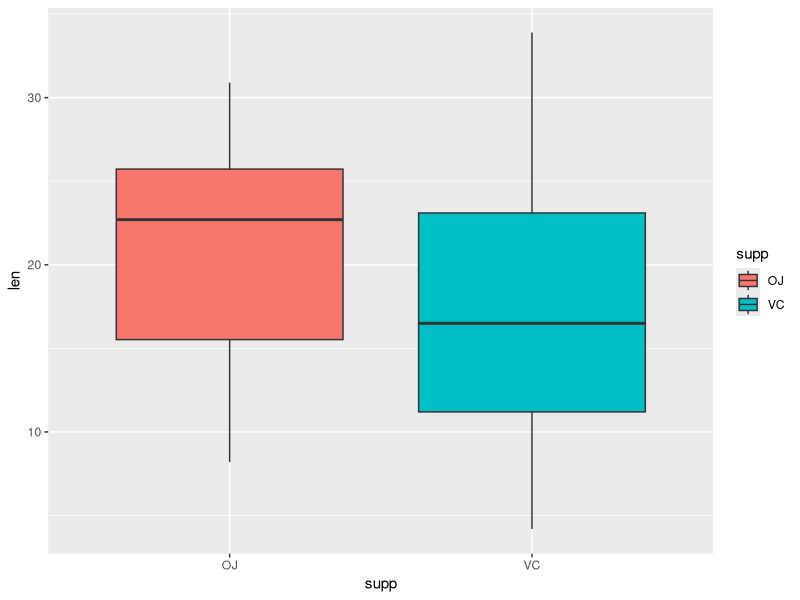
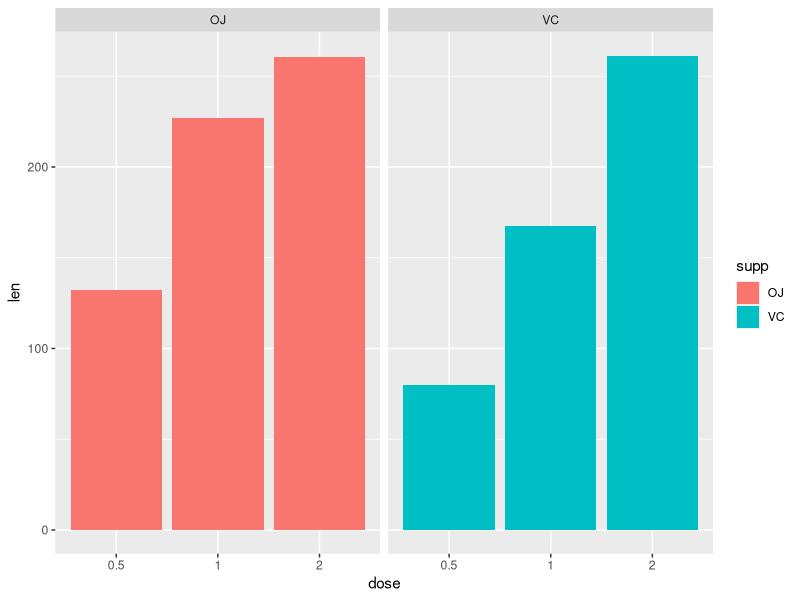
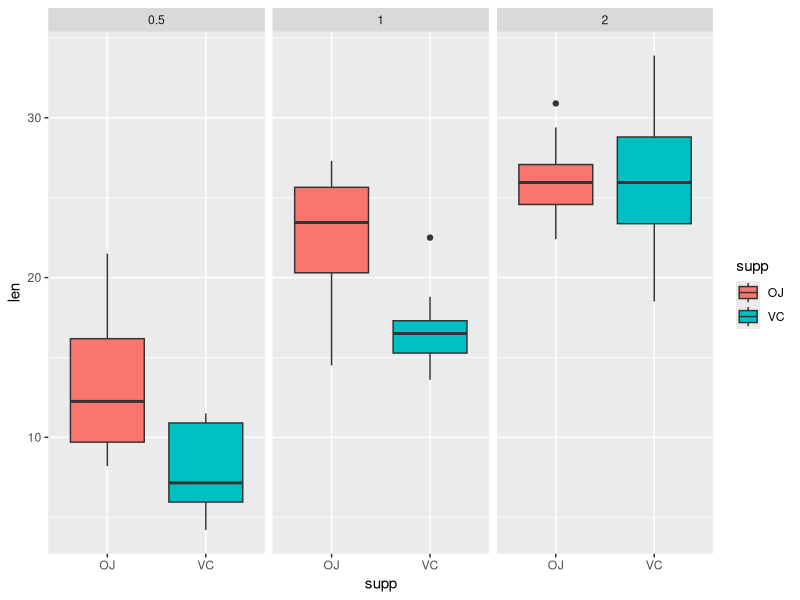

Write R code to recreate these figures, in order.
## Load and Read the data
library(datasets)
data("ToothGrowth")
head(ToothGrowth)

## Summary of the data
summary(ToothGrowth)
str(ToothGrowth)

# Exploratory data analysis
library(ggplot2)
ToothGrowth$dose <- as.factor(ToothGrowth$dose)
ggplot(ToothGrowth, aes(x = supp, y = len)) +
    geom_boxplot(aes(fill = supp)) 

ggplot(ToothGrowth, aes(x = dose, y = len, fill = supp)) +
    geom_bar(stat = "identity") +
    facet_grid(. ~ supp)

ggplot(ToothGrowth, aes(x = supp, y = len)) +
    geom_boxplot(aes(fill = supp)) +
    facet_wrap(~dose)

## Use confidence intervals and/or hypothesis tests to compare tooth growth by supp and dose
t.test(len ~ supp, data = ToothGrowth)
t.test(len ~ supp, ToothGrowth[ToothGrowth$dose == 0.5, ])
t.test(len ~ supp, ToothGrowth[ToothGrowth$dose == 1.0, ])
t.test(len ~ supp, ToothGrowth[ToothGrowth$dose == 2.0, ])

